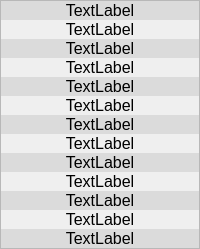
                <widget class="QFrame" name="example_frame_3">
                 <property name="minimumSize">
                  <size>
                   <width>200</width>
                   <height>0</height>
                  </size>
                 </property>
                 <property name="maximumSize">
                  <size>
                   <width>16777215</width>
                   <height>16777215</height>
                  </size>
                 </property>
                 <property name="frameShape">
                  <enum>QFrame::StyledPanel</enum>
                 </property>
                 <property name="frameShadow">
                  <enum>QFrame::Raised</enum>
                 </property>
                 <layout class="QGridLayout" name="gridLayout_11">
                  <property name="leftMargin">
                   <number>0</number>
                  </property>
                  <property name="topMargin">
                   <number>0</number>
                  </property>
                  <property name="rightMargin">
                   <number>0</number>
                  </property>
                  <property name="bottomMargin">
                   <number>0</number>
                  </property>
                  <property name="spacing">
                   <number>0</number>
                  </property>
                  <item row="3" column="0">
                   <widget class="QLabel" name="label_40">
                    <property name="font">
                     <font>
                      <family>Arial</family>
                      <pointsize>12</pointsize>
                     </font>
                    </property>
                    <property name="text">
                     <string>TextLabel</string>
                    </property>
                    <property name="alignment">
                     <set>Qt::AlignCenter</set>
                    </property>
                    <property name="margin">
                     <number>10</number>
                    </property>
                   </widget>
                  </item>
                  <item row="4" column="0">
                   <widget class="QLabel" name="label_41">
                    <property name="font">
                     <font>
                      <family>Arial</family>
                      <pointsize>12</pointsize>
                     </font>
                    </property>
                    <property name="styleSheet">
                     <string notr="true">QLabel{
	border-radius:0px;
	background-color: rgb(219, 219, 219);
}
</string>
                    </property>
                    <property name="text">
                     <string>TextLabel</string>
                    </property>
                    <property name="alignment">
                     <set>Qt::AlignCenter</set>
                    </property>
                    <property name="margin">
                     <number>10</number>
                    </property>
                   </widget>
                  </item>
                  <item row="5" column="0">
                   <widget class="QLabel" name="label_42">
                    <property name="font">
                     <font>
                      <family>Arial</family>
                      <pointsize>12</pointsize>
                     </font>
                    </property>
                    <property name="text">
                     <string>TextLabel</string>
                    </property>
                    <property name="alignment">
                     <set>Qt::AlignCenter</set>
                    </property>
                    <property name="margin">
                     <number>10</number>
                    </property>
                   </widget>
                  </item>
                  <item row="0" column="0">
                   <widget class="QLabel" name="label_43">
                    <property name="font">
                     <font>
                      <family>Arial</family>
                      <pointsize>12</pointsize>
                     </font>
                    </property>
                    <property name="styleSheet">
                     <string notr="true">QLabel{
	border-radius:0px;
	background-color: rgb(219, 219, 219);
}
</string>
                    </property>
                    <property name="text">
                     <string>TextLabel</string>
                    </property>
                    <property name="alignment">
                     <set>Qt::AlignCenter</set>
                    </property>
                    <property name="margin">
                     <number>10</number>
                    </property>
                   </widget>
                  </item>
                  <item row="1" column="0">
                   <widget class="QLabel" name="label_44">
                    <property name="font">
                     <font>
                      <family>Arial</family>
                      <pointsize>12</pointsize>
                     </font>
                    </property>
                    <property name="text">
                     <string>TextLabel</string>
                    </property>
                    <property name="alignment">
                     <set>Qt::AlignCenter</set>
                    </property>
                    <property name="margin">
                     <number>10</number>
                    </property>
                   </widget>
                  </item>
                  <item row="2" column="0">
                   <widget class="QLabel" name="label_57">
                    <property name="font">
                     <font>
                      <family>Arial</family>
                      <pointsize>12</pointsize>
                     </font>
                    </property>
                    <property name="styleSheet">
                     <string notr="true">QLabel{
	border-radius:0px;
	background-color: rgb(219, 219, 219);
}
</string>
                    </property>
                    <property name="text">
                     <string>TextLabel</string>
                    </property>
                    <property name="alignment">
                     <set>Qt::AlignCenter</set>
                    </property>
                    <property name="margin">
                     <number>10</number>
                    </property>
                   </widget>
                  </item>
                  <item row="6" column="0">
                   <widget class="QLabel" name="label_58">
                    <property name="font">
                     <font>
                      <family>Arial</family>
                      <pointsize>12</pointsize>
                     </font>
                    </property>
                    <property name="styleSheet">
                     <string notr="true">QLabel{
	border-radius:0px;
	background-color: rgb(219, 219, 219);
}
</string>
                    </property>
                    <property name="text">
                     <string>TextLabel</string>
                    </property>
                    <property name="alignment">
                     <set>Qt::AlignCenter</set>
                    </property>
                    <property name="margin">
                     <number>10</number>
                    </property>
                   </widget>
                  </item>
                  <item row="7" column="0">
                   <widget class="QLabel" name="label_59">
                    <property name="font">
                     <font>
                      <family>Arial</family>
                      <pointsize>12</pointsize>
                     </font>
                    </property>
                    <property name="text">
                     <string>TextLabel</string>
                    </property>
                    <property name="alignment">
                     <set>Qt::AlignCenter</set>
                    </property>
                    <property name="margin">
                     <number>10</number>
                    </property>
                   </widget>
                  </item>
                  <item row="8" column="0">
                   <widget class="QLabel" name="label_60">
                    <property name="font">
                     <font>
                      <family>Arial</family>
                      <pointsize>12</pointsize>
                     </font>
                    </property>
                    <property name="styleSheet">
                     <string notr="true">QLabel{
	border-radius:0px;
	background-color: rgb(219, 219, 219);
}</string>
                    </property>
                    <property name="text">
                     <string>TextLabel</string>
                    </property>
                    <property name="alignment">
                     <set>Qt::AlignCenter</set>
                    </property>
                    <property name="margin">
                     <number>10</number>
                    </property>
                   </widget>
                  </item>
                  <item row="10" column="0">
                   <widget class="QLabel" name="label_61">
                    <property name="font">
                     <font>
                      <family>Arial</family>
                      <pointsize>12</pointsize>
                     </font>
                    </property>
                    <property name="styleSheet">
                     <string notr="true">QLabel{
	border-radius:0px;
	background-color: rgb(219, 219, 219);
}</string>
                    </property>
                    <property name="text">
                     <string>TextLabel</string>
                    </property>
                    <property name="alignment">
                     <set>Qt::AlignCenter</set>
                    </property>
                    <property name="margin">
                     <number>10</number>
                    </property>
                   </widget>
                  </item>
                  <item row="9" column="0">
                   <widget class="QLabel" name="label_62">
                    <property name="font">
                     <font>
                      <family>Arial</family>
                      <pointsize>12</pointsize>
                     </font>
                    </property>
                    <property name="text">
                     <string>TextLabel</string>
                    </property>
                    <property name="alignment">
                     <set>Qt::AlignCenter</set>
                    </property>
                    <property name="margin">
                     <number>10</number>
                    </property>
                   </widget>
                  </item>
                  <item row="11" column="0">
                   <widget class="QLabel" name="label_63">
                    <property name="font">
                     <font>
                      <family>Arial</family>
                      <pointsize>12</pointsize>
                     </font>
                    </property>
                    <property name="text">
                     <string>TextLabel</string>
                    </property>
                    <property name="alignment">
                     <set>Qt::AlignCenter</set>
                    </property>
                    <property name="margin">
                     <number>10</number>
                    </property>
                   </widget>
                  </item>
                  <item row="12" column="0">
                   <widget class="QLabel" name="label_64">
                    <property name="font">
                     <font>
                      <family>Arial</family>
                      <pointsize>12</pointsize>
                     </font>
                    </property>
                    <property name="styleSheet">
                     <string notr="true">QLabel{
	border-radius:0px;
	background-color: rgb(219, 219, 219);
}</string>
                    </property>
                    <property name="text">
                     <string>TextLabel</string>
                    </property>
                    <property name="alignment">
                     <set>Qt::AlignCenter</set>
                    </property>
                    <property name="margin">
                     <number>10</number>
                    </property>
                   </widget>
                  </item>
                 </layout>
                </widget>
